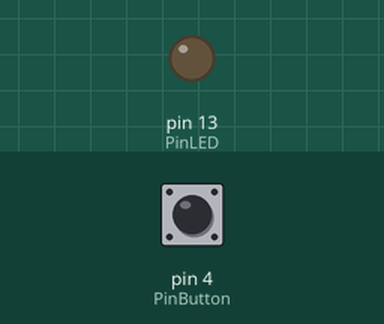
Bench run of a program on a simulated Arduino Uno, built with avr-gcc and run on an emulated ATmega328P. Parts: output pins drawn as LEDs (lit = HIGH). The inputs (shaded band) are chosen by the test bench; at power-on: pin 4 (PinButton) HIGH.

Above: at 1.2 s.
1.3 s: pin 4 (PinButton) pulled LOW for 0.15 s
At 2.3 s:
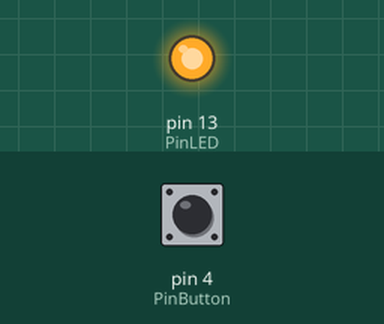
2.9 s: pin 4 (PinButton) pulled LOW for 1 s
At 3.5 s:
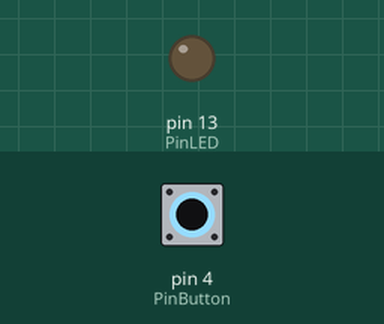
5.4 s: pin 4 (PinButton) pulled LOW for 3.2 s
At 6.7 s:
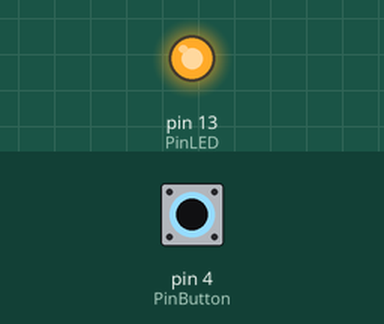
Timing chart, 0 to 8.4 s (numbered marks = the images above; inputs shaded):
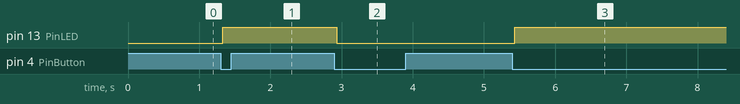

Measured:
- after the input at 1.3 s, pin 13 (PinLED): LOW → HIGH at once
- after the input at 2.9 s, pin 13 (PinLED): HIGH → LOW at once
- after the input at 5.4 s, pin 13 (PinLED): LOW → HIGH at once

The program:

main.cpp
```cpp
/*********************************************
 Etec Presidente Vargas
 Automação Industrial - 4ºAIN
 Programação para Sistemas de IoT
 Prof. Dr. Bruno Medina Pedroso
 Aplicação: Toogle Button - NPN
 ********************************************/

#include <Arduino.h>

const int PinLED = 13;
const int PinButton = 4;
int StateButton = 0;
int flag = 0;

void setup()
{
  pinMode(PinLED, OUTPUT);
  pinMode(PinButton, INPUT);
}

void loop()
{
  StateButton = digitalRead(PinButton);

  if (StateButton == LOW)
   {
      delay(30);
      StateButton = digitalRead(PinButton);

      if (flag == 0)
      {
        digitalWrite(PinLED, HIGH);
        flag = 1;
      }
      else
      {
        digitalWrite(PinLED, LOW);
        flag = 0;
      }

      while(digitalRead(PinButton) == LOW){}  // Aguarda botão ser solto "BREAK"
    }
}
```
